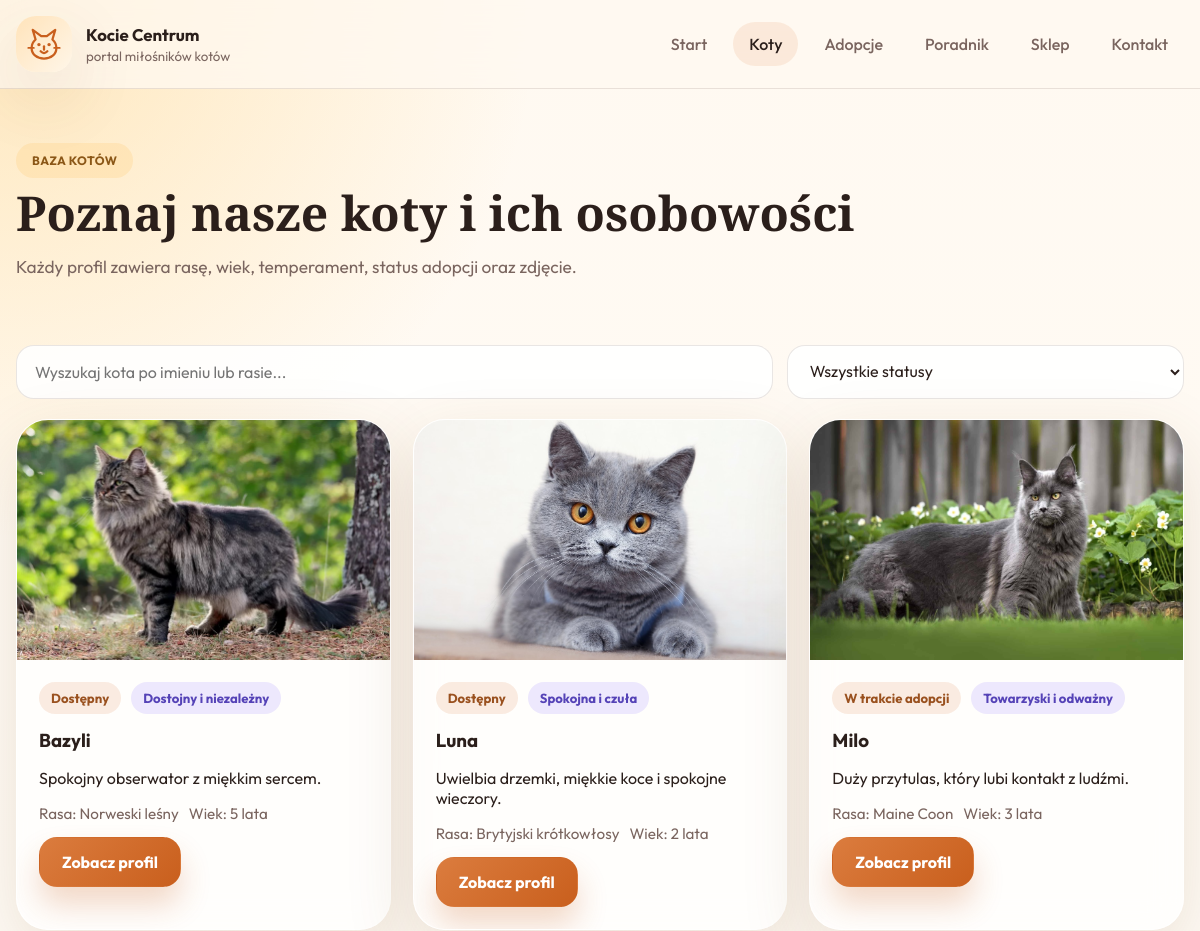
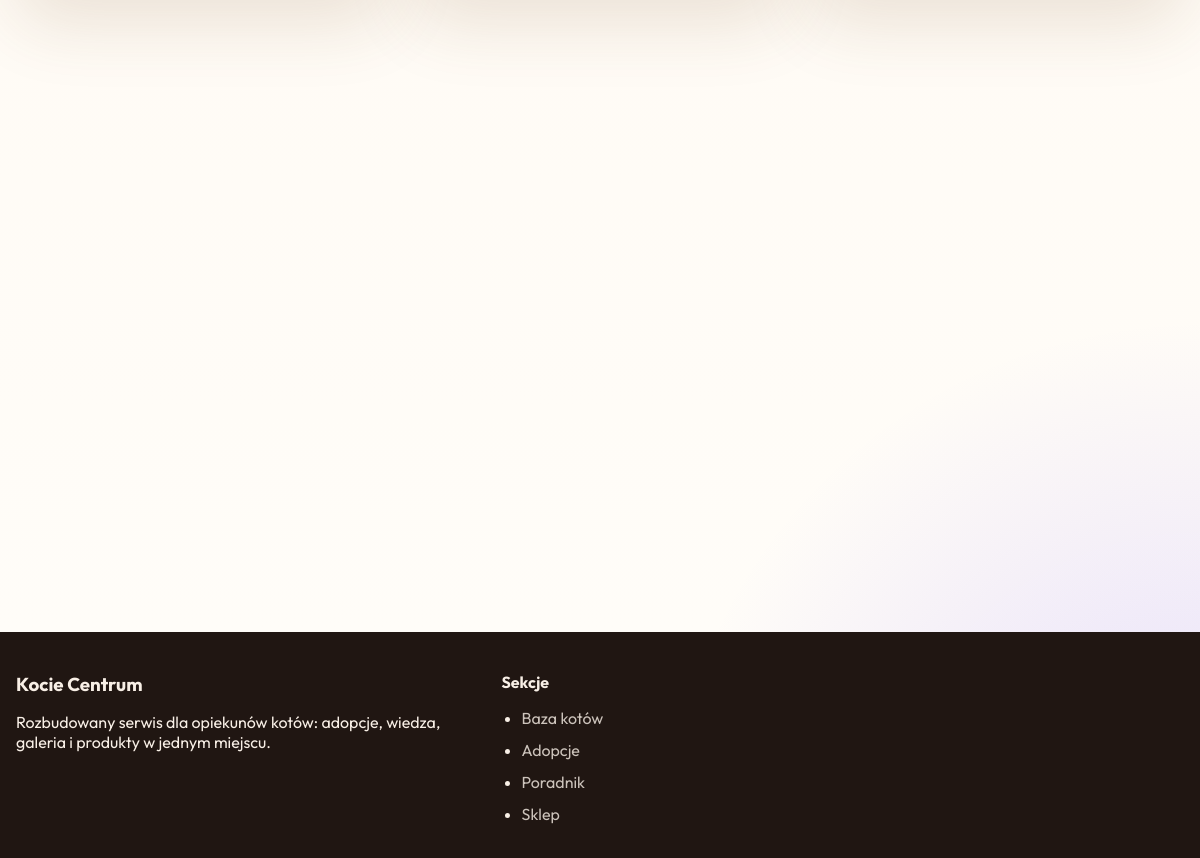
The app's page /cats.php with its own data (2 pictures, top to bottom).
### tables this page shows
CREATE TABLE `cats` (
  `id` int(11) NOT NULL,
  `name` varchar(100) NOT NULL,
  `breed` varchar(100) NOT NULL,
  `age` int(11) NOT NULL,
  `temperament` varchar(150) NOT NULL,
  `status` varchar(100) NOT NULL,
  `short_description` varchar(255) NOT NULL,
  `description` text NOT NULL,
  `image` varchar(255) NOT NULL,
  `featured` tinyint(1) DEFAULT 0
);

### includes/functions.php (called while the page is built, shortened)
<?php
function fetchAll(PDO $pdo, string $sql): array {
    $stmt = $pdo->query($sql);
    return $stmt->fetchAll();
}
function esc(string $value): string {
    return htmlspecialchars($value, ENT_QUOTES, 'UTF-8');
}
?>

### cats.php (the view, shortened to what this page needs)
<?php
require_once 'config/db.php';
require_once 'includes/functions.php';
$cats = fetchAll($pdo, "SELECT * FROM cats ORDER BY name ASC");
require_once 'includes/header.php';
?>
<section class="page-hero compact">
    <div class="container">
        <span class="eyebrow">Baza kotów</span>
        <h1>Poznaj nasze koty i ich osobowości</h1>
        <p>Każdy profil zawiera rasę, wiek, temperament, status adopcji oraz zdjęcie.</p>
    </div>
</section>
<section class="section">
    <div class="container filter-bar">
        <input type="text" id="catSearch" placeholder="Wyszukaj kota po imieniu lub rasie..." aria-label="Wyszukaj kota">
        <select id="statusFilter" aria-label="Filtruj po statusie">
            <option value="all">Wszystkie statusy</option>
        </select>
    </div>
    <div class="container card-grid three" id="catGrid">
        <?php foreach ($cats as $cat): ?>
            <article class="glass-card cat-item reveal" data-name="<?php echo esc(strtolower($cat['name'])); ?>" data-breed="<?php echo esc(strtolower($cat['breed'])); ?>" data-status="<?php echo esc($cat['status']); ?>">
                <img class="card-thumb" src="<?php echo esc($cat['image']); ?>" alt="<?php echo esc($cat['name']); ?>" width="600" height="420" loading="lazy">
                <div class="card-body">
                    <div class="tag-row">
                        <span class="tag"><?php echo esc($cat['status']); ?></span>
                        <span class="tag soft"><?php echo esc($cat['temperament']); ?></span>
                    </div>
                    <h3><?php echo esc($cat['name']); ?></h3>
                    <p><?php echo esc($cat['short_description']); ?></p>
                    <div class="meta-list">
                        <span>Rasa: <?php echo esc($cat['breed']); ?></span>
                        <span>Wiek: <?php echo esc($cat['age']); ?> lata</span>
                    </div>
                    <a class="btn btn-primary" href="cat.php?id=<?php echo (int)$cat['id']; ?>">Zobacz profil</a>
                </div>
            </article>
        <?php endforeach; ?>
    </div>
</section>
<?php require_once 'includes/footer.php'; ?>

### includes/header.php (shortened to what this page needs)
<?php
$current = basename($_SERVER['PHP_SELF']);
?>
<!DOCTYPE html>
<html lang="pl">
<head>
    <link rel="stylesheet" href="assets/css/style.css">
</head>
<body>
<div class="site-shell">
<header class="site-header">
    <div class="container nav-wrap">
        <a class="brand" href="index.php" aria-label="Kocie Centrum - strona główna">
            <span class="brand-mark" aria-hidden="true">
            </span>
            <span>
                <strong>Kocie Centrum</strong>
                <small>portal miłośników kotów</small>
            </span>
        </a>
        <nav class="primary-nav" id="primaryNav" aria-label="Główna nawigacja">
            <a href="index.php" class="<?php echo $current === 'index.php' ? 'active' : ''; ?>">Start</a>
            <a href="cats.php" class="<?php echo $current === 'cats.php' ? 'active' : ''; ?>">Koty</a>
            <a href="adoption.php" class="<?php echo $current === 'adoption.php' ? 'active' : ''; ?>">Adopcje</a>
            <a href="blog.php" class="<?php echo $current === 'blog.php' ? 'active' : ''; ?>">Poradnik</a>
            <a href="shop.php" class="<?php echo $current === 'shop.php' ? 'active' : ''; ?>">Sklep</a>
            <a href="contact.php" class="<?php echo $current === 'contact.php' ? 'active' : ''; ?>">Kontakt</a>
        </nav>
    </div>
</header>
<main id="main-content">

### includes/footer.php (shortened to what this page needs)
</main>
<footer class="site-footer">
    <div class="container footer-grid">
        <div>
            <h3>Kocie Centrum</h3>
            <p>Rozbudowany serwis dla opiekunów kotów: adopcje, wiedza, galeria i produkty w jednym miejscu.</p>
        </div>
        <div>
            <h4>Sekcje</h4>
            <ul>
                <li><a href="cats.php">Baza kotów</a></li>
                <li><a href="adoption.php">Adopcje</a></li>
                <li><a href="blog.php">Poradnik</a></li>
                <li><a href="shop.php">Sklep</a></li>
            </ul>
        </div>
    </div>
</footer>
</body>
</html>

### records on screen
cats: image (picture), status "Dostępny", temperament "Dostojny i niezależny", name "Bazyli", short_description "Spokojny obserwator z miękkim sercem.", breed "Norweski leśny", age "5"
cats: image (picture), status "Dostępny", temperament "Spokojna i czuła", name "Luna", short_description "Uwielbia drzemki, miękkie koce i spokojne wieczory.", breed "Brytyjski krótkowłosy", age "2"
cats: image (picture), status "W trakcie adopcji", temperament "Towarzyski i odważny", name "Milo", short_description "Duży przytulas, który lubi kontakt z ludźmi.", breed "Maine Coon", age "3"
